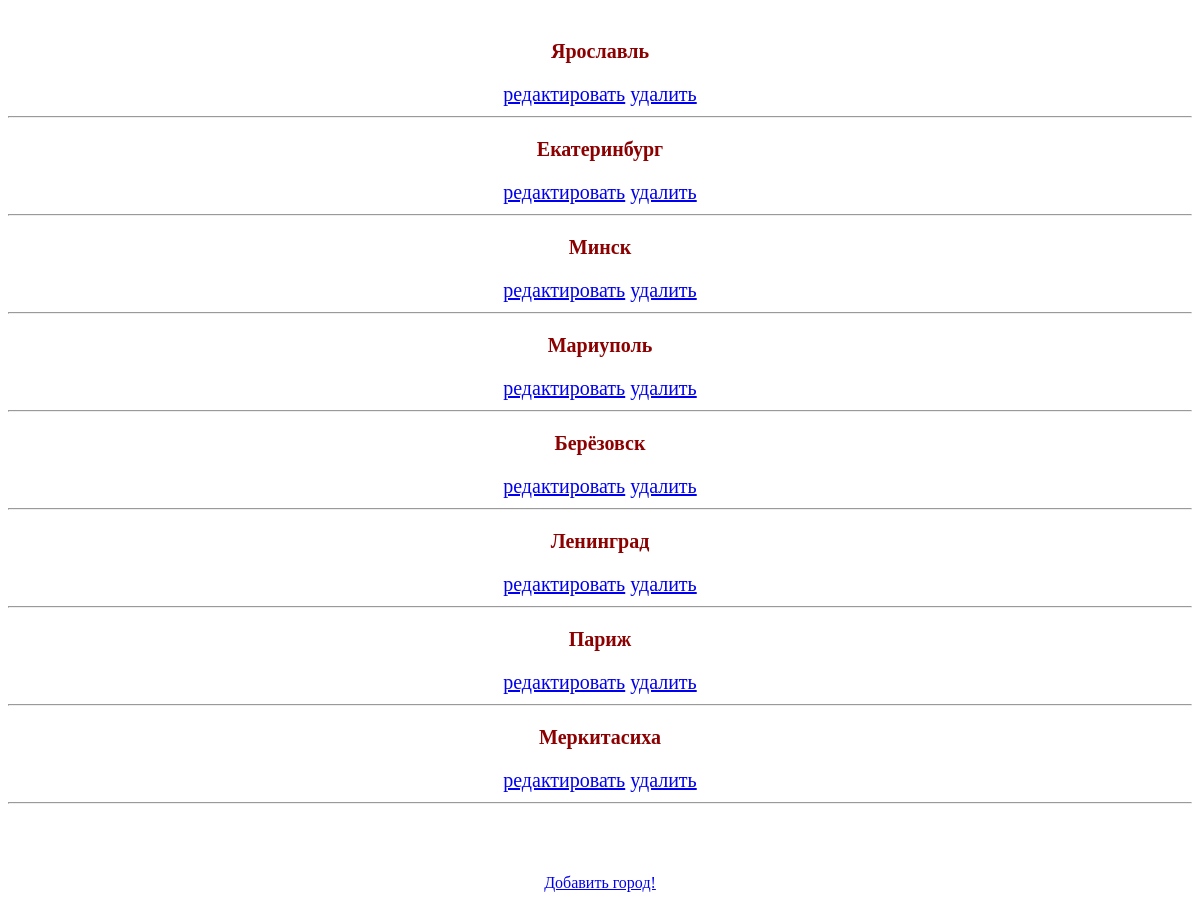
The page /homework/all_city on the database as committed earlier.
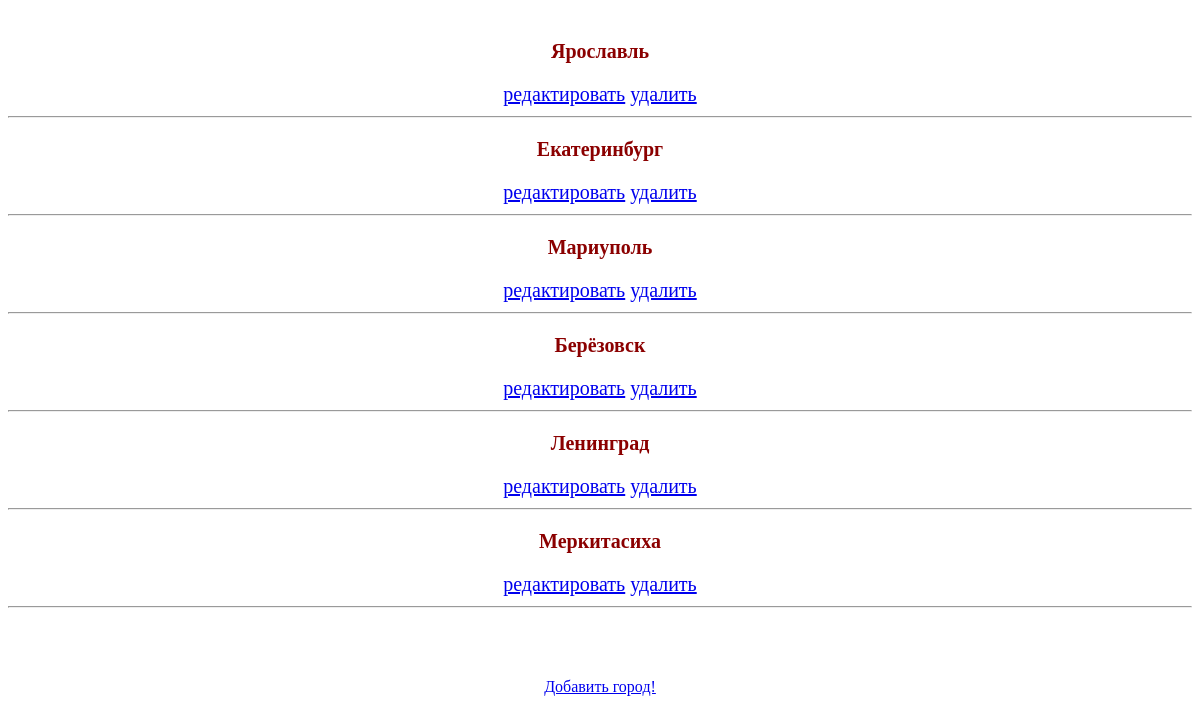
The same page on the database as committed later.
### homework/models.py (models this page shows)
class Cities(models.Model):
    id = models.AutoField('id', primary_key=True)
    name = models.CharField('Название', max_length=40)
    def __str__(self):
        return (self.name)

### homework/views.py (the view)
def all_city(request):
    all_city = Cities.objects.all()
    if request.method == 'POST':
        form = CityForm(request.POST)
        if form.is_valid():
            cities = form.save()
            cities.save()
            return redirect('all_city')
    else:
        form = CityForm()
    context = {'title':all_city, 'cities':all_city, 'form':form}
    return render(request, 'all_city.html', context)

### homework/templates/all_city.html (shortened to what this page needs)
{% extends 'base.html' %}
    {% block content %}
        <div class="city_list">
            {% for city in cities %}
                <p><strong>{{ city.name }}</strong></p>
                <a href="edit_city/{{ city.id }}">редактировать</a>
                <a href="del_city/{{ city.id }}">удалить</a>
                <hr>
            {% endfor %}
        </div>
        <a href="{% url 'new_city' %}">Добавить город!</a>
    {% endblock %}

Rows that differ between the two databases and show on the page:
removed Cities: name "Минск"
removed Cities: name "Париж"
